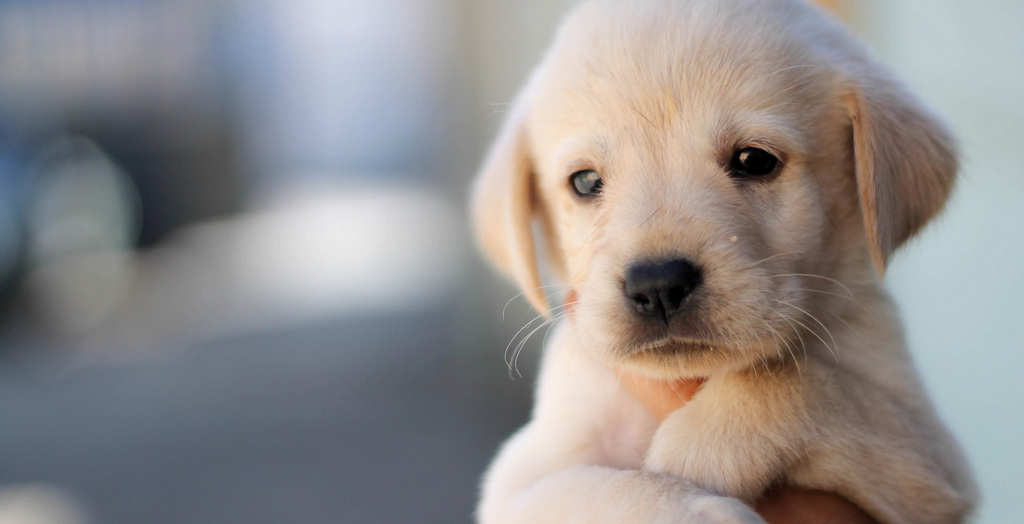
#> input picture images/dog.bmp, 1024 x 524 px, found by its file name
$ jupyter execute --allow-errors CUDA_lab2_TODO.ipynb   (shell and % lines are left out)
#> lines starting #> are read from the running program, lines starting #| are printed output that depends on the picture
---
# **LAB 2 - CUDA Programming Model**
---

# ▶️ CUDA tools...

**NVIDIA System Management Interface (nvidia-smi)**

The NVIDIA System Management Interface (**`nvidia-smi`**) is a command line utility, based on top of the NVIDIA Management Library (NVML), intended to aid in the **management** and **monitoring** of NVIDIA GPU devices.

This utility allows administrators to query GPU device state and with the appropriate privileges, permits administrators to modify GPU device state.  It is targeted at the TeslaTM, GRIDTM, QuadroTM and Titan X product, though limited support is also available on other NVIDIA GPUs.

For more details, please refer to the **`nvidia-smi`** documentation ([doc](http://developer.download.nvidia.com/compute/DCGM/docs/nvidia-smi-367.38.pdf))

For information on **Tesla T4** see:

**Numba code used as a CUDA sanity check**:
-   Imports Numba, a JIT compiler that accelerates Python code.
-	numba.cuda provides GPU (CUDA) support using NVIDIA GPUs.
	- ✔ Confirms NumPy and Numba are installed
	- ✔ Confirms CUDA drivers are visible
	- ✔ Confirms GPU compute capability
	- ✔ Helps debug environment issues before running GPU kernels

Probes the system for available CUDA-capable GPUs. Prints:
-	Number of GPUs
-	GPU names
-	Compute capability
-	Driver/runtime status

[cell 1]
import numpy as np
import numba
from numba import cuda
import warnings
warnings.filterwarnings("ignore")

print(np.__version__)
#> (the rest of this cell did not finish here and is left out)

[cell 2]
# Suppress Numba deprecation and performance warnings
from numba.core.errors import NumbaDeprecationWarning, NumbaPerformanceWarning
import warnings

warnings.simplefilter('ignore', category=NumbaDeprecationWarning)
warnings.simplefilter('ignore', category=NumbaPerformanceWarning)

[cell 3]
# Check installed versions of numba and llvmlite

# ✅ Blocks and grids

**Grid 1D**: prints DIMs and IDs of grid, block and thread

[cell 4]
from numba import cuda
from wurlitzer import sys_pipes
# [13 lines left out: function checkIndex, not called in this run]

# grid and block definition (1D like dim3 block(4), grid(3))
block = 4
grid = 3

# Print from host
print("Print from host:")
print(f"grid.x = {grid}\t grid.y = 1\t grid.z = 1")
print(f"block.x = {block}\t block.y = 1\t block.z = 1\n")

# Print from device
print("Print from device:")
#> (the rest of this cell did not finish here and is left out)

## ↘️ TODO...

Fibonacci ([Fibonacci-wikipedia](https://it.wikipedia.org/wiki/Successione_di_Fibonacci))
$$
\begin{align}
s_0 &= 0,\\
s_1 &= 1,\\
s_{n}&=s_{{n-1}}+s_{{n-2}},\quad \text{(per ogni $n>1$)}
\end{align}
$$

🔹 **Device Helper Functions**

-   You will need two device functions:
    1.  Check if a number is a perfect square
    2.  Check if a number belongs to the Fibonacci sequence
-   Device functions:
    -   run on the GPU
    -   can return values are called from kernels

```{python}
from numba import cuda

@cuda.jit(device=True, inline=True)
def is_perfect_square(m):
    pass

@cuda.jit(device=True, inline=True)
def is_fibonacci(v):
    pass
```

🔹 **Task Description**

-   You must write a CUDA kernel that:
    1.  Computes s using thread and block indices
    2.  Checks whether s is a Fibonacci number
    3.  Write 1 only if s is Fibonacci

-   Kernel that checks and prints results:

```{python}
@cuda.jit
def fibonacci_kernel():
    pass
```

🔹 **Kernel Launch Configuration**

-   Use a 2D block and a 2D grid:

```{python}
block = (8, 6)   # blockDim.x, blockDim.y
grid  = (3, 5)   # gridDim.x, gridDim.y

fibonacci_kernel[grid, block]()
cuda.synchronize()
```

🔹 **Expected Output**

-   Only threads for which s is a Fibonacci number write true
-   Order of prints is not deterministic
-   Output may vary between runs

[cell 5]
import numpy as np
from numba import cuda
import math

#> (the rest of this cell did not finish here and is left out)

[cell 6]
# printing the matrix as an image
import numpy as np
import matplotlib.pyplot as plt

#> (the rest of this cell did not finish here and is left out)

## ➡️ Solution...

[cell 7]
import numpy as np
from numba import cuda
import math
import plotly.graph_objects as go

# --- device helpers ---
#> (the rest of this cell did not finish here and is left out)

# ✅ Image flip

**Visualizza immagine in python**

[cell 8]
from google.colab import drive
#> (the rest of this cell did not finish here and is left out)

[cell 9]
import numpy as np
from PIL import Image

img = Image.open("/content/drive/My Drive/gpu_computing/images/dog.bmp")
#> img is the input picture: PIL image 1024x524 RGB; mean R, G, B 145.4, 142, 141.4
img_mat = np.array(img).astype(np.uint8)
H, W = img_mat.shape[0], img_mat.shape[1]
#> H = 524; W = 1024
print(f"Image size: {W} x {H}")
#| Image size: 1024 x 524
img

Kernels...

[cell 10]
from numba import cuda


# [39 lines left out: functions flip_horizontal, flip_vertical, not called in this run]

Horizontal flip...

[cell 11]
import time

# Device memory
#> (the rest of this cell did not finish here and is left out)

Vertical flip...

[cell 12]
import time

# Device memory
#> (the rest of this cell did not finish here and is left out)

# ✅ Image blurring

## ↘️ TODO...

🔹 **Exercise Tasks**

1. Write a Numba CUDA kernel `blur_box(img, out, mask_size)`
2. Compute `(y, x)` using `cuda.grid(2)`
3. For each output pixel:
   - loop over neighborhood offsets
   - check boundaries
   - accumulate channels
   - divide by `numPixels`
4. Launch with a 2D configuration, e.g. `(16,16)` threads per block
5. Validate correctness vs a CPU implementation on a small image

🔹  **Starter Code (Fill the TODOs)**

```{python}
# | eval: false
import numpy as np
from numba import cuda

@cuda.jit
def blur_box(img, out, mask_size):

    # TODO: bounds check

    # TODO: initialize accumulators (float)

    # TODO: neighborhood loops

    # TODO: write averaged pixel (cast back to dtype)

```

[cell 13]
from numba import uint8
# [28 lines left out: function blur_box, not called in this run]

[cell 14]
import numpy as np
from PIL import Image

#> (the rest of this cell did not finish here and is left out)

[cell 15]
from PIL import ImageFilter
import time

# Apply a blur filter to the image
tic = time.time()
blurred_image = img.filter(ImageFilter.BoxBlur(radius=20))
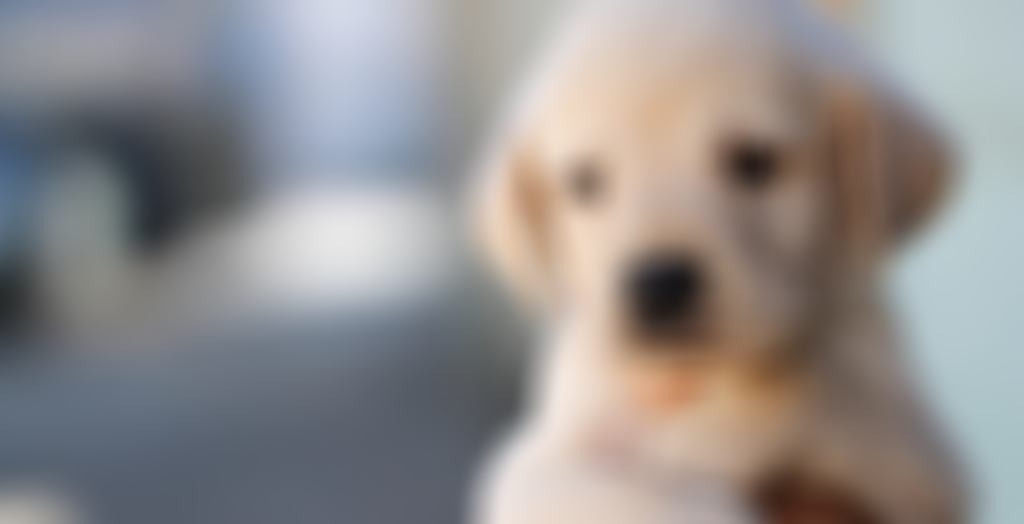
#> blurred_image: PIL image 1024x524 RGB; mean R, G, B 145.4, 142, 141.4
toc = time.time()
print(f"PIL BoxBlur time: {(toc - tic)*1e3:.3f} ms")
#| PIL BoxBlur time: 73.603 ms
# Display the blurred mage
blurred_image

[cell 16]
block = (16, 16) # threads per block
grid = ( (H + block[0] - 1) // block[0], (W + block[1] - 1) // block[1])
#> grid = (33, 64)
MASK_SIZE = 10

#> (the rest of this cell did not finish here and is left out)
